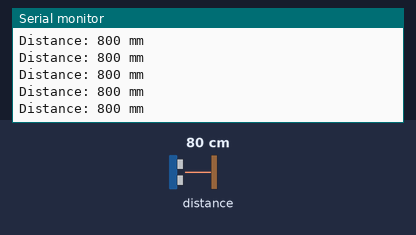
This sketch was run on a simulated Arduino Uno, built with avr-gcc and run on an emulated ATmega328P. Parts: the last lines printed to the serial monitor. The inputs (shaded band) are chosen by the test bench; at power-on: distance to the obstacle 80 cm.

Above: at 1.2 s.
1.3 s: distance to the obstacle set to 120 cm
At 1.43 s:
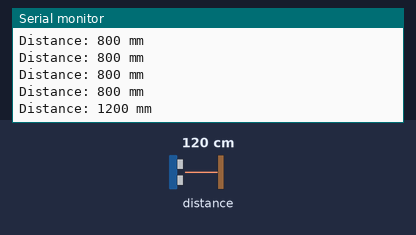
4.3 s: distance to the obstacle set to 2 cm
At 4.36 s:
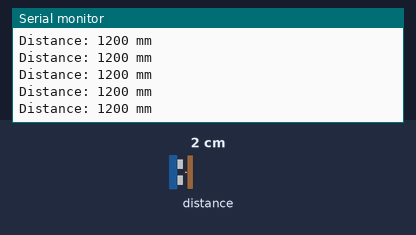
7.3 s: distance to the obstacle set to 18 cm
At 7.36 s:
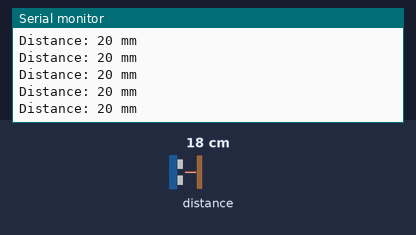
Timing chart, 0 to 10.3 s (numbered marks = the images above; inputs shaded):
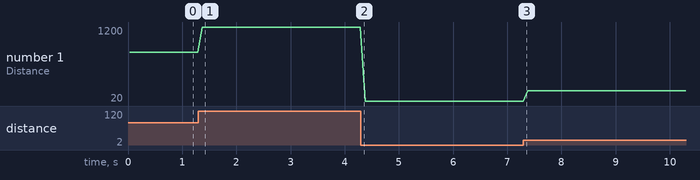

Measured:
- after the input at 1.3 s, the serial monitor: prints a new line after 0.07 s (image 1)
- plotted number 1: 800 → 1200 after the input at 1.3 s, 1200 → 20 after the input at 4.3 s, 20 → 180 after the input at 7.3 s

The sketch:

Node.ino
```cpp
#include <Wire.h>
#include <VL53L0X.h>

VL53L0X sensor;

void setup() {
  Serial.begin(9600);
  Wire.begin();

  sensor.init();
  sensor.setTimeout(500); // optional timeout
  sensor.startContinuous();
}

void loop() {
 uint16_t distance = sensor.readRangeContinuousMillimeters();
  if (sensor.timeoutOccurred()) {
    Serial.println("Sensor timeout!");
  } else {
    Serial.print("Distance: ");
    Serial.print(distance);
    Serial.println(" mm");
  }

  delay(50);
}
```
